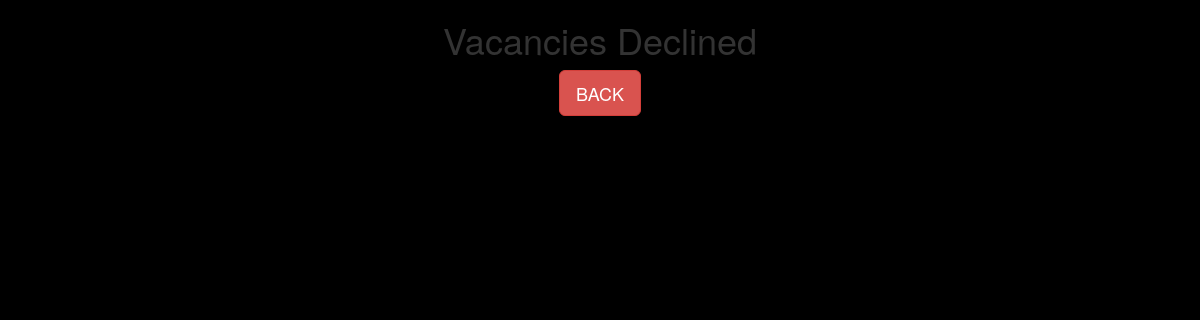
The page /school/declined_view.php (signed in) on the database as committed earlier.
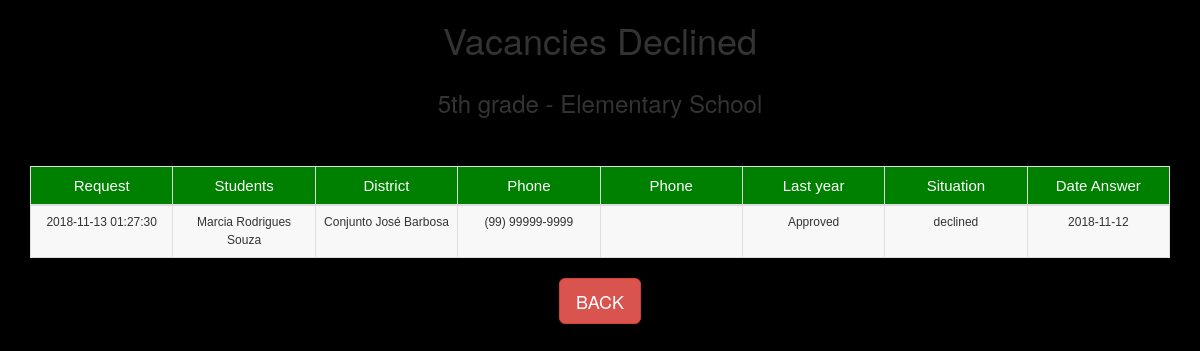
The same page on the database as committed later.
### tables this page shows
CREATE TABLE `pendency` (
  `code` int(11) NOT NULL,
  `request_date` datetime NOT NULL DEFAULT CURRENT_TIMESTAMP,
  `situation` varchar(100) NOT NULL,
  `date_answer` date DEFAULT NULL,
  `students` int(11) NOT NULL,
  `vacancy` int(11) NOT NULL
);

CREATE TABLE `students` (
  `code` int(11) NOT NULL,
  `name` varchar(100) NOT NULL,
  `birth` date NOT NULL,
  `grade` varchar(100) NOT NULL,
  `education` varchar(100) NOT NULL,
  `lastyear` text NOT NULL,
  `guardianUser` varchar(11) NOT NULL
);

CREATE TABLE `user` (
  `cpf` varchar(11) NOT NULL,
  `name` varchar(100) NOT NULL,
  `password` varchar(100) NOT NULL,
  `birth` date NOT NULL,
  `cep` int(10) NOT NULL,
  `address` varchar(100) NOT NULL,
  `number` int(11) NOT NULL,
  `complement` varchar(100) NOT NULL,
  `district` varchar(100) NOT NULL,
  `city` varchar(100) NOT NULL,
  `state` varchar(100) NOT NULL,
  `phone1` varchar(100) NOT NULL,
  `phone2` varchar(100) NOT NULL
);

### school/declined_view.php (the view, shortened to what this page needs)
<?php
include("../database/db_conection.php");
 $sch_dp=$_SESSION['l_user'];
?>
<html>
<head lang="en">
    <link rel="stylesheet" href="https://maxcdn.bootstrapcdn.com/bootstrap/3.3.7/css/bootstrap.min.css">
    <link type="text/css" rel="stylesheet" href="..\css\style.css">
</head>
<body>
<div class="table-scrol">
    <h1 align="center">Vacancies Declined</h1>
<div class="container">
    <?php
    $gradeDB = "SELECT a.grade, a.education FROM vacancies a INNER JOIN pendency b ON (a.code = b.vacancy) WHERE school='$sch_dp' AND b.situation='declined'  GROUP by 1,2 ORDER BY a.education, a.grade";
    $runS = mysqli_query($dbcon,$gradeDB );
    while($row=mysqli_fetch_array($runS))
    {
        $gr=$row[0];
        $ed=$row[1];
        ?>
    <h3 align="center"> <?php echo $gr." - ".$ed; ?> </h3>
    <table class="table table-bordered table-responsive  table-striped" style="table-layout: fixed">
        <thead>
        <tr>
            <th>Request</th>
            <th>Students</th>
            <th>District</th>
            <th>Phone</th>
            <th>Phone</th>
            <th>Last year</th>
            <th>Situation</th>
            <th>Date Answer</th>
            </tr>
        </thead>
        <?php
        $view_students_query="SELECT c.code, c.request_date, a.name,d.district,d.phone1,d.phone2,a.lastyear,c.situation,c.date_answer FROM pendency c INNER JOIN vacancies b ON (c.vacancy = b.code) INNER JOIN students a ON (c.students = a.code) INNER JOIN user d ON (a.guardianUser = d.cpf) WHERE c.situation='declined' AND b.school='$sch_dp' AND b.grade='$gr' AND b.education='$ed' ORDER by c.request_date ";
        $run=mysqli_query($dbcon,$view_students_query);
        while($row=mysqli_fetch_array($run))
        {
            $date_req=$row[1];
            $std=$row[2];
            $dis=$row[3];
            $p1=$row[4];
            $p2=$row[5];
            $last=$row[6];
            $stt=$row[7];
            $ans=$row[8];
        ?>
        <tr>
            <td><?php echo $date_req;?></td>
            <td><?php echo $std;  ?></td>
            <td><?php echo $dis;  ?></td>
            <td><?php echo $p1;  ?></td>
            <td><?php echo $p2;  ?></td>
            <td><?php echo $last;  ?></td>
            <td><?php echo $stt;  ?></td>
            <td><?php echo $ans; ?></td>
        </tr>
        <?php } ?>
    </table>
        <?php } ?>
        <button class="btn btn-lg btn-danger center-block" onclick="window.location.href='menuS.php'">BACK</button>
    </div>
</div>
</body>
</html>

Rows that differ between the two databases and show on the page:
added pendency: request_date "2018-11-13 01:27:30", students.name "Marcia Rodrigues Souza", user.district "Conjunto José Barbosa", user.phone1 "(99) 99999-9999", students.lastyear "Approved", situation "declined", date_answer "2018-11-12"
Other text that changed with them:
new list line: "5th grade - Elementary School Request Students District Phone Phone Last year Situation Date Answer"
